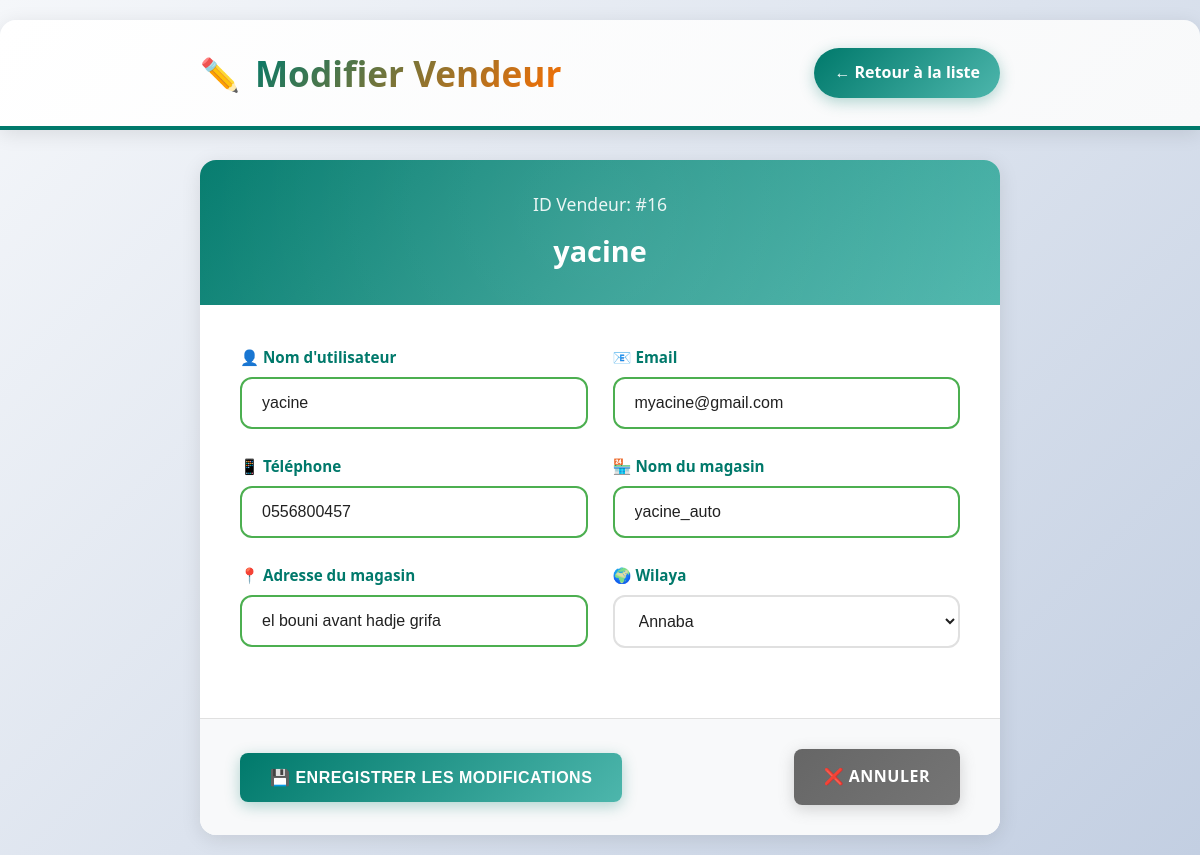
Page /php/modifier_vendeur.php?id_vendeur=16 on the committed database.
### tables this page shows
CREATE TABLE `vendeurs` (
  `id_vendeur` int(11) NOT NULL,
  `username` varchar(50) NOT NULL,
  `email` varchar(100) NOT NULL,
  `password` varchar(255) NOT NULL,
  `phone` varchar(20) DEFAULT NULL,
  `profile_image` varchar(255) DEFAULT NULL,
  `store_name` varchar(255) DEFAULT NULL,
  `store_address` varchar(255) DEFAULT NULL,
  `date_inscription` timestamp NOT NULL DEFAULT current_timestamp(),
  `id_wilaya` int(11) DEFAULT NULL,
  `status` varchar(20) DEFAULT 'refuse',
  `recus` varchar(255) DEFAULT NULL
);

CREATE TABLE `wilaya` (
  `id_wilaya` int(11) NOT NULL,
  `nom_wilaya` varchar(100) NOT NULL
);

### php/modifier_vendeur.php (the view, shortened to what this page needs)
<?php
include '../php/db.php';
$id_vendeur = intval($_GET['id_vendeur']);
$sql = "SELECT * FROM vendeurs WHERE id_vendeur = $id_vendeur";
$result = $conn->query($sql);
$vendeur = $result->fetch_assoc();
$sql_wilayas = "SELECT * FROM wilaya ORDER BY nom_wilaya ASC";
$wilayas_result = $conn->query($sql_wilayas);
?>
<!DOCTYPE html>
<html lang="fr">
<head>
</head>
<body>
<div class="page-header">
    <div class="header-content">
        <div class="header-title">
            <h1>Modifier Vendeur</h1>
        </div>
        <a href="gerer_vendeurs.php" class="back-link">
            ← Retour à la liste
        </a>
    </div>
</div>
<div class="container">
    <section class="vendor-info-section">
        <div class="vendor-info">
            <div class="vendor-id">ID Vendeur: #<?php echo htmlspecialchars($vendeur['id_vendeur']); ?></div>
            <div class="vendor-name"><?php echo htmlspecialchars($vendeur['username']); ?></div>
        </div>
    </section>
    <section class="form-section">
        <form method="post" action="">
            <div class="form-grid">
                <div class="form-group">
                    <label class="form-label">
                        👤 Nom d'utilisateur
                    </label>
                    <input type="text" name="username" class="form-input"
                           value="<?php echo htmlspecialchars($vendeur['username']); ?>"
                           placeholder="Entrez le nom d'utilisateur" required>
                </div>
                <div class="form-group">
                    <label class="form-label">
                        📧 Email
                    </label>
                    <input type="email" name="email" class="form-input"
                           value="<?php echo htmlspecialchars($vendeur['email']); ?>"
                           placeholder="Entrez l'adresse email" required>
                </div>
                <div class="form-group">
                    <label class="form-label">
                        📱 Téléphone
                    </label>
                    <input type="tel" name="phone" class="form-input"
                           value="<?php echo htmlspecialchars($vendeur['phone']); ?>"
                           placeholder="Entrez le numéro de téléphone">
                </div>
                <div class="form-group">
                    <label class="form-label">
                        🏪 Nom du magasin
                    </label>
                    <input type="text" name="store_name" class="form-input"
                           value="<?php echo htmlspecialchars($vendeur['store_name']); ?>"
                           placeholder="Entrez le nom du magasin">
                </div>
                <div class="form-group">
                    <label class="form-label">
                        📍 Adresse du magasin
                    </label>
                    <input type="text" name="store_address" class="form-input"
                           value="<?php echo htmlspecialchars($vendeur['store_address']); ?>"
                           placeholder="Entrez l'adresse du magasin">
                </div>
                <div class="form-group">
                    <label class="form-label">
                        🌍 Wilaya
                    </label>
                    <select name="id_wilaya" class="form-select">
                        <?php while($wilaya = $wilayas_result->fetch_assoc()): ?>
                            <option value="<?php echo $wilaya['id_wilaya']; ?>"
                                    <?php if ($wilaya['id_wilaya'] == $vendeur['id_wilaya']) echo 'selected'; ?>>
                                <?php echo htmlspecialchars($wilaya['nom_wilaya']); ?>
                            </option>
                        <?php endwhile; ?>
                    </select>
                </div>
            </div>
        </form>
    </section>
    <section class="actions-section">
        <button type="submit" form="vendor-form" class="btn btn-primary">
            💾 Enregistrer les modifications
        </button>
        <a href="gerer_vendeurs.php" class="btn btn-secondary">
            ❌ Annuler
        </a>
    </section>
</div>
</body>
</html>

### rows in the picture
vendeurs: id_vendeur "16", username "yacine", email "myacine@gmail.com", phone "0556800457", store_name "yacine_auto", store_address "el bouni avant hadje grifa", id_wilaya "Annaba"
